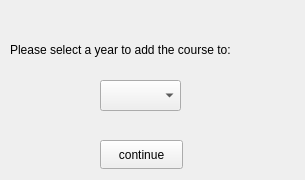
<?xml version="1.0" encoding="UTF-8"?>
<ui version="4.0">
 <class>selectYear</class>
 <widget class="QWidget" name="selectYear">
  <property name="geometry">
   <rect>
    <x>0</x>
    <y>0</y>
    <width>305</width>
    <height>180</height>
   </rect>
  </property>
  <property name="windowTitle">
   <string>Form</string>
  </property>
  <property name="styleSheet">
   <string notr="true"/>
  </property>
  <widget class="QComboBox" name="comboBox">
   <property name="geometry">
    <rect>
     <x>100</x>
     <y>80</y>
     <width>81</width>
     <height>31</height>
    </rect>
   </property>
  </widget>
  <widget class="QLabel" name="label">
   <property name="geometry">
    <rect>
     <x>10</x>
     <y>40</y>
     <width>291</width>
     <height>20</height>
    </rect>
   </property>
   <property name="text">
    <string>Please select a year to add the course to:</string>
   </property>
  </widget>
  <widget class="QPushButton" name="pushButton">
   <property name="geometry">
    <rect>
     <x>100</x>
     <y>140</y>
     <width>83</width>
     <height>29</height>
    </rect>
   </property>
   <property name="text">
    <string>continue</string>
   </property>
  </widget>
 </widget>
 <resources/>
 <connections/>
</ui>
